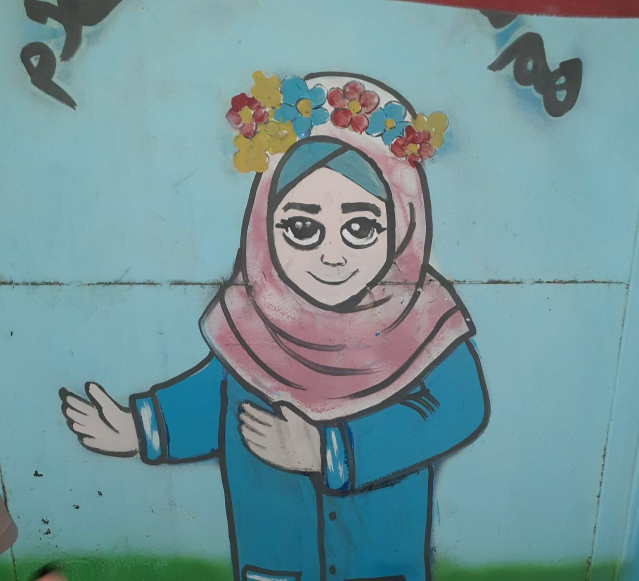
#> input picture assets/FFT/pic.jpg, 1278 x 1161 px, found by its file name (shown at 1/2 size)
$ jupyter execute FFT_magnitude.ipynb
#> lines starting #> are read from the running program, lines starting #| are printed output that depends on the picture
[cell 1]
import numpy as np
import matplotlib.pyplot as plt
from matplotlib.image import imread
from numpy.fft import fft, fft2, fftshift

# Load the image
img = imread('pic.jpg')
#> img is the input picture: shape (1161, 1278, 3); mean R, G, B 114.7, 148.1, 152.9

# Convert to grayscale if RGB
if img.ndim == 3:
    img_gray = np.mean(img, axis=2)
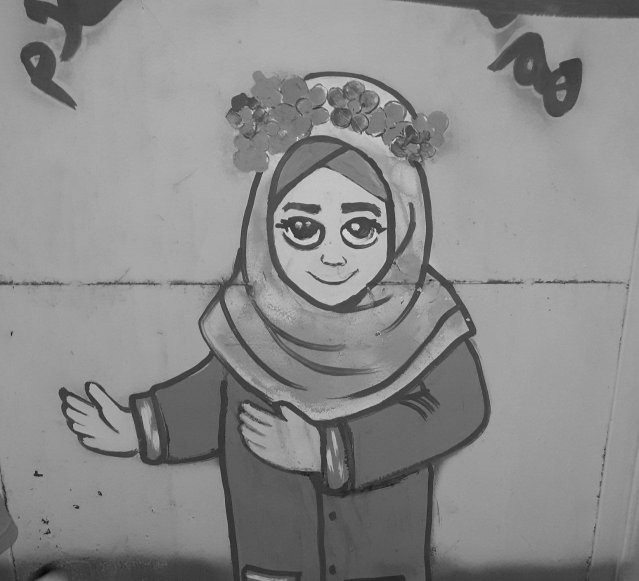
#> img_gray: shape (1161, 1278) float64 (shown at 1/2 size); min 4.33, max 238.7, mean 138.6
else:
    img_gray = img

# Horizontal FFT (1D FFT across rows)
fft_horizontal = fft(img_gray, axis=1)
mag_horizontal = np.log(1 + np.abs(fft_horizontal))
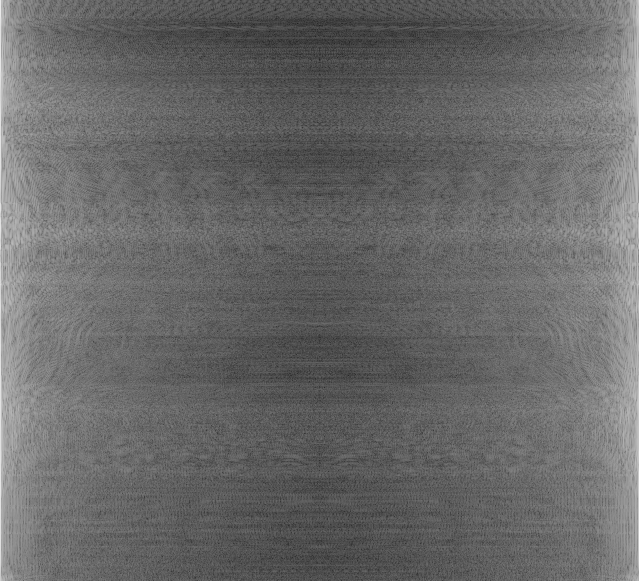
#> mag_horizontal: shape (1161, 1278) float64 (shown at 1/2 size); min 9.66e-14, max 12.25, mean 5.03; drawn with min black and max white

# Vertical FFT (1D FFT down columns)
fft_vertical = fft(img_gray, axis=0)
mag_vertical = np.log(1 + np.abs(fft_vertical))
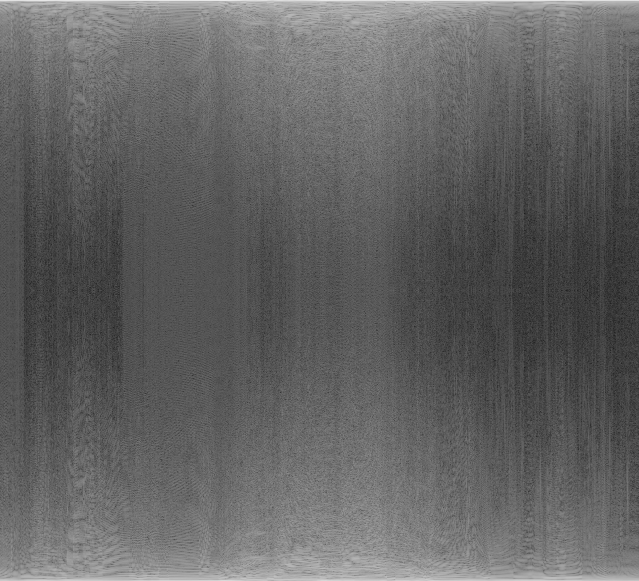
#> mag_vertical: shape (1161, 1278) float64 (shown at 1/2 size); min 0.0657, max 12.08, mean 4.75; drawn with min black and max white

# Full 2D FFT (horizontal + vertical)
fft_2d = fft2(img_gray)
mag_2d = np.log(1 + np.abs(fftshift(fft_2d)))  # shift for center visualization
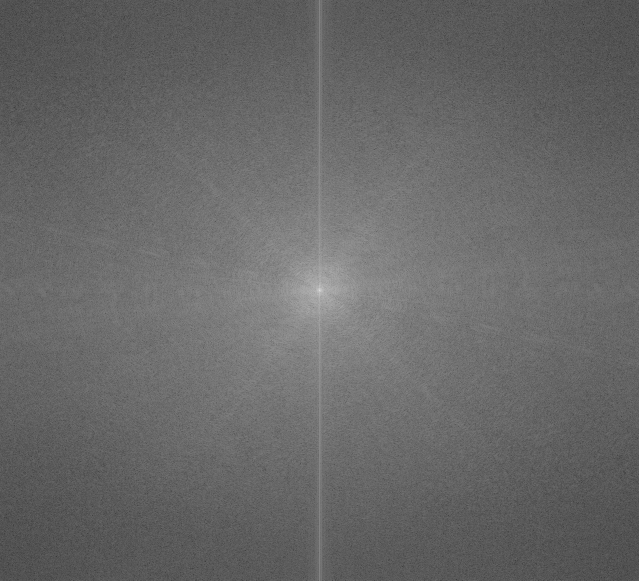
#> mag_2d: shape (1161, 1278) float64 (shown at 1/2 size); min 0.349, max 19.14, mean 8; drawn with min black and max white

# Plotting all results
plt.figure(figsize=(20, 6))

plt.subplot(1, 4, 1)
plt.imshow(img_gray, cmap='gray')
plt.title("Original Grayscale Image")
plt.axis('off')

plt.subplot(1, 4, 2)
plt.imshow(mag_horizontal, cmap='gray')
plt.title("FFT Magnitude (Horizontal Only)")
plt.axis('off')

plt.subplot(1, 4, 3)
plt.imshow(mag_vertical, cmap='gray')
plt.title("FFT Magnitude (Vertical Only)")
plt.axis('off')

plt.subplot(1, 4, 4)
plt.imshow(mag_2d, cmap='gray')
plt.title("FFT Magnitude (2D FFT)")
plt.axis('off')

plt.tight_layout()
plt.show()

## Let US Expriment how FFT inverse works

[cell 2]
# part1_save_fft_components.py

import numpy as np
import matplotlib.pyplot as plt
from matplotlib.image import imread
from numpy.fft import fft2, fftshift
import imageio.v2 as imageio

# Load and grayscale image
img = imread('pic.jpg')
if img.ndim == 3:
    img_gray = np.mean(img, axis=2)
else:
    img_gray = img

# Apply 2D FFT
fft_result = fft2(img_gray)

# Compute magnitude and phase
magnitude = np.abs(fft_result)
phase = np.angle(fft_result)
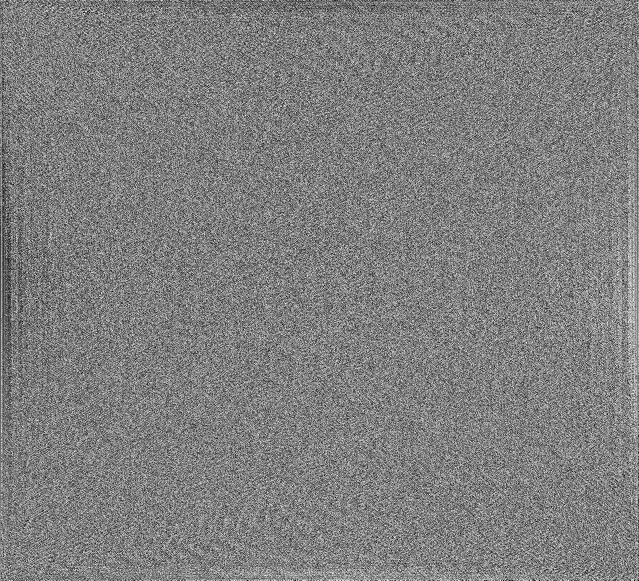
#> phase: shape (1161, 1278) float64 (shown at 1/2 size); min -3.14, max 3.14, mean -1.84e-18; drawn with min black and max white

# Save log-magnitude image for visualization
log_magnitude = np.log1p(fftshift(magnitude))
log_mag_norm = 255 * (log_magnitude - log_magnitude.min()) / (log_magnitude.max() - log_magnitude.min())
log_mag_uint8 = log_mag_norm.astype(np.uint8)
imageio.imwrite('magnitude.jpg', log_mag_uint8)

# Save raw magnitude and phase as .npy for accurate reconstruction
np.save('magnitude.npy', magnitude)
np.save('phase.npy', phase)

# Display magnitude for reference
plt.imshow(log_mag_uint8, cmap='gray')
plt.title("Saved FFT Magnitude")
plt.axis('off')
plt.show()

[cell 3]
import numpy as np
import matplotlib.pyplot as plt
import imageio.v2 as imageio
from skimage.transform import resize
from numpy.fft import ifft2, ifftshift

# Load and preprocess magnitude.jpg
# I changed the magnitude to Sample1_Changed_magnitude.jpg and load it here as magnitude.jpg to see the effect after FFT inverse
mag_img = imageio.imread('magnitude.jpg').astype(np.float32)
#> mag_img: shape (1161, 1278) float32; min 6, max 244, mean 103.3

# Convert RGB to grayscale if needed
if mag_img.ndim == 3:
    mag_img = np.mean(mag_img, axis=2)

# Load phase
phase = np.load('phase.npy')

# Resize magnitude to match phase shape
mag_img_resized = resize(mag_img, phase.shape, anti_aliasing=True)

# Rescale log1p magnitude (educational guesswork if edited)
log_mag = mag_img_resized / mag_img_resized.max() * 10  # arbitrary scaling factor
magnitude = np.expm1(log_mag)  # approximate inverse of log1p
magnitude = ifftshift(magnitude)

# Recombine and inverse FFT
fft_complex = magnitude * np.exp(1j * phase)
reconstructed = np.real(ifft2(fft_complex))
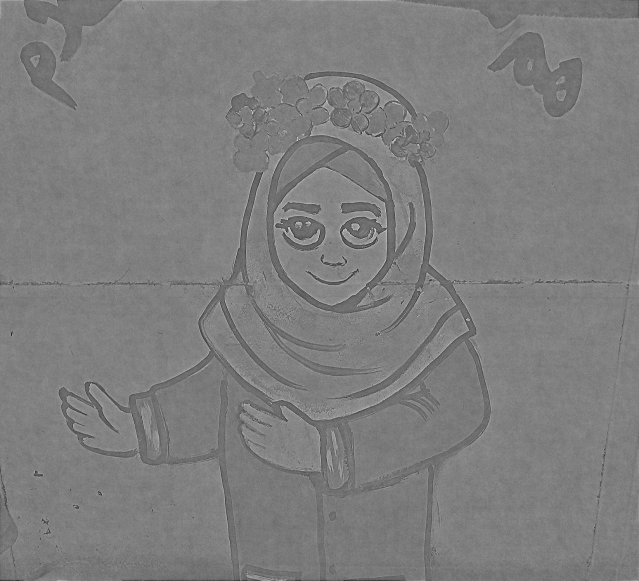
#> reconstructed: shape (1161, 1278) float64 (shown at 1/2 size); min -1.12, max 1.17, mean 0.0148; drawn with min black and max white

# Normalize to [0, 255]
reconstructed_norm = 255 * (reconstructed - reconstructed.min()) / (reconstructed.max() - reconstructed.min())
reconstructed_uint8 = reconstructed_norm.astype(np.uint8)

# Show and save
plt.imshow(reconstructed_uint8, cmap='gray')
plt.title("Reconstructed Image (Edited Magnitude + Original Phase)")
plt.axis('off')
plt.show()

imageio.imwrite('reconstructed_from_edited_magnitude.jpg', reconstructed_uint8)
